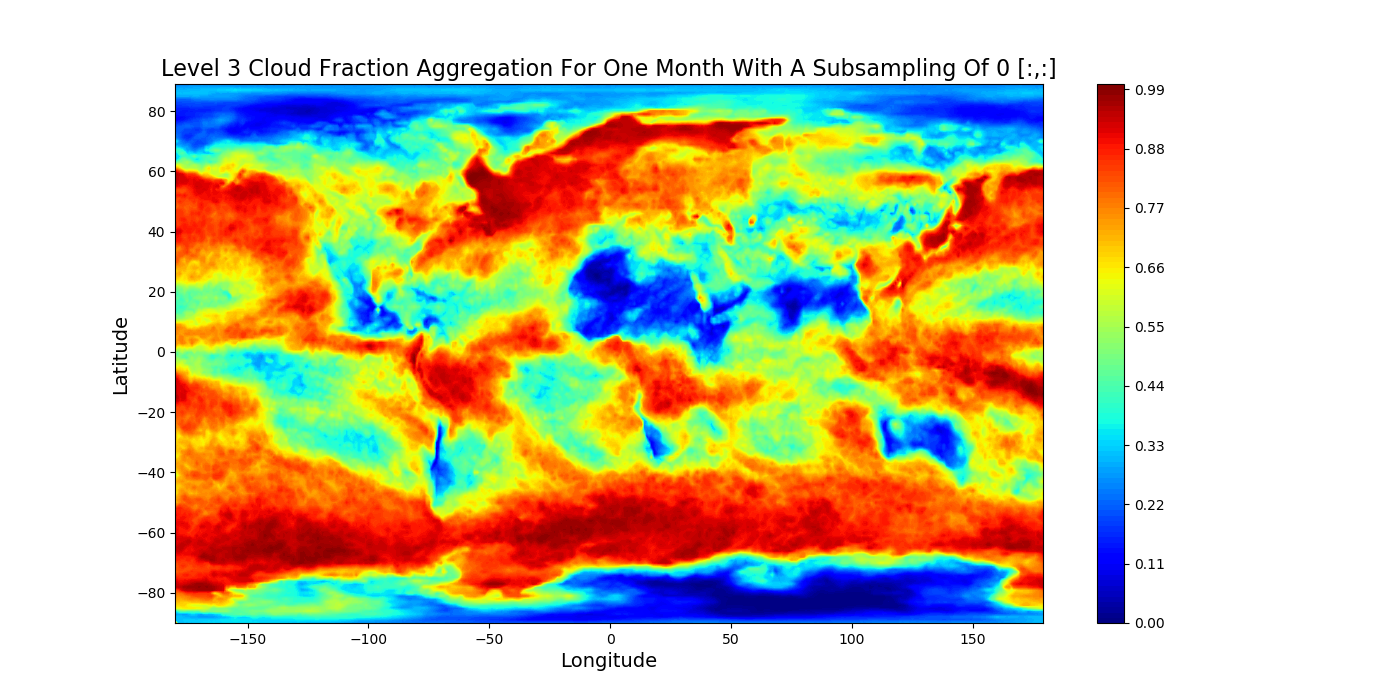

This figure's Python source:
#!/usr/bin/env python
# -*- coding: utf-8 -*-
"""
Created on Mon Mar 04 15:26:55 2019
@author: saviokay
"""
import dask
import numpy as np
import xarray as xr
import glob
import matplotlib.pyplot as plt
import time

t0 = time.time()

M03_dir = "/home/savio1/cybertrn_common/Data/Satellite_Observations/MODIS/MYD03/"
M06_dir = "/home/savio1/cybertrn_common/Data/Satellite_Observations/MODIS/MYD06_L2/"
M03_files = sorted(glob.glob(M03_dir + "MYD03.A2008*.hdf"))
M06_files = sorted(glob.glob(M06_dir + "MYD06_L2.A2008*.hdf"))
total_pix = np.zeros((180, 360))
cloud_pix = np.zeros((180, 360))

for M03, M06 in zip (M03_files, M06_files):

    d06 = xr.open_mfdataset(M06[:], parallel=True)['Cloud_Mask_1km'][:,:,:].values
    d06CM = d06[:,:,0]
    ds06_decoded = (np.array(d06CM, dtype = "byte") & 0b00000110) >> 1
    d03_lat = xr.open_mfdataset(M03[:], drop_variables = "Scan Type", parallel=True)['Latitude'][:,:].values
    d03_lon = xr.open_mfdataset(M03[:], drop_variables = "Scan Type", parallel=True)['Longitude'][:,:].values

    lat = d03_lat[:,:]
    lon = d03_lon[:,:]

    l_index = (lat + 89.5).astype(int).reshape(lat.shape[0]*lat.shape[1])
    lat_index = np.where(l_index > -1, l_index, 0)
    ll_index = (lon + 179.5).astype(int).reshape(lon.shape[0]*lon.shape[1])
    lon_index = np.where(ll_index > -1, ll_index, 0)
    for i, j in zip(lat_index, lon_index):
        total_pix[i,j] += 1

    indicies = np.nonzero(ds06_decoded <= 0)
    row_i = indicies[0]
    column_i = indicies[1]
    cloud_lon = [lon_index.reshape(ds06_decoded.shape[0],ds06_decoded.shape[1])[i,j] for i, j in zip(row_i, column_i)]
    cloud_lat = [lat_index.reshape(ds06_decoded.shape[0],ds06_decoded.shape[1])[i,j] for i, j in zip(row_i, column_i)]

    for x, y in zip(cloud_lat, cloud_lon):
        cloud_pix[int(x),int(y)] += 1

cf = cloud_pix/total_pix
plt.figure(figsize=(14,7))
plt.contourf(range(-180,180), range(-90,90), cf, 100, cmap = "jet")
plt.xlabel("Longitude", fontsize = 14)
plt.ylabel("Latitude", fontsize = 14)
plt.title("Level 3 Cloud Fraction Aggregation For One Month With A Subsampling Of 0 [:,:]", fontsize = 16)
plt.colorbar()
plt.savefig("/home/savio1/jianwu_common/MODIS_Aggregation/savioexe/test/16/nonsub16n_onemonth.png")
cf1 = xr.DataArray(cf)
cf1.to_netcdf("/home/savio1/jianwu_common/MODIS_Aggregation/savioexe/test/16/nonsub16n_onemonth.hdf")
t1 = time.time()
total = t1-t0
print(total)
